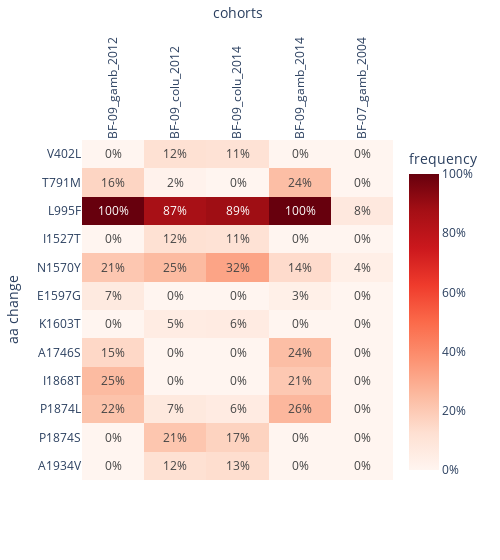

This figure's notebook cell:
### Code cell
ag3.plot_frequencies_heatmap(
    df=aa_df, index=['aa_change'],  
    y_label="aa change",
    max_len=100, 
    colorbar=True, 
    width=500
)

### Figure 1 — Plotly figure (JSON) as saved in the notebook; plotly's stock layout.template omitted (floating-point values rounded to 4 significant figures)
{"data": [{"coloraxis": "coloraxis", "hovertemplate": "x: %{x}<br>y: %{y}<br>color: %{z}<extra></extra>", "name": "0", "texttemplate": "%{z:.0%}", "type": "heatmap", "x": ["BF-09_gamb_2012", "BF-09_colu_2012", "BF-09_colu_2014", "BF-09_gamb_2014", "BF-07_gamb_2004"], "xaxis": "x", "y": ["V402L", "T791M", "L995F", "I1527T", "N1570Y", "E1597G", "K1603T", "A1746S", "I1868T", "P1874L", "P1874S", "A1934V"], "yaxis": "y", "z": [[0, 0.122, 0.1132, 0, 0], [0.1633, 0.01829, 0, 0.2391, 0], [1, 0.8659, 0.8868, 1, 0.07692], [0, 0.122, 0.1132, 0, 0], [0.2092, 0.25, 0.3208, 0.1413, 0.03846], [0.06633, 0, 0, 0.03261, 0], [0, 0.05488, 0.0566, 0, 0], [0.1531, 0, 0, 0.2391, 0], [0.25, 0, 0, 0.2065, 0], [0.2245, 0.07317, 0.0566, 0.2609, 0], [0, 0.2134, 0.1698, 0, 0], [0, 0.122, 0.1321, 0, 0]]}], "layout": {"coloraxis": {"cmax": 1, "cmin": 0, "colorbar": {"ticktext": ["0%", "20%", "40%", "60%", "80%", "100%"], "tickvals": [0, 0.2, 0.4, 0.6, 0.8, 1], "title": {"text": "frequency"}}, "colorscale": [[0, "rgb(255,245,240)"], [0.125, "rgb(254,224,210)"], [0.25, "rgb(252,187,161)"], [0.375, "rgb(252,146,114)"], [0.5, "rgb(251,106,74)"], [0.625, "rgb(239,59,44)"], [0.75, "rgb(203,24,29)"], [0.875, "rgb(165,15,21)"], [1, "rgb(103,0,13)"]]}, "margin": {"t": 60}, "width": 500, "xaxis": {"anchor": "y", "domain": [0, 1], "side": "top", "tickangle": -90, "title": {"text": "cohorts"}}, "yaxis": {"anchor": "x", "autorange": "reversed", "domain": [0, 1], "title": {"text": "aa change"}}}}
